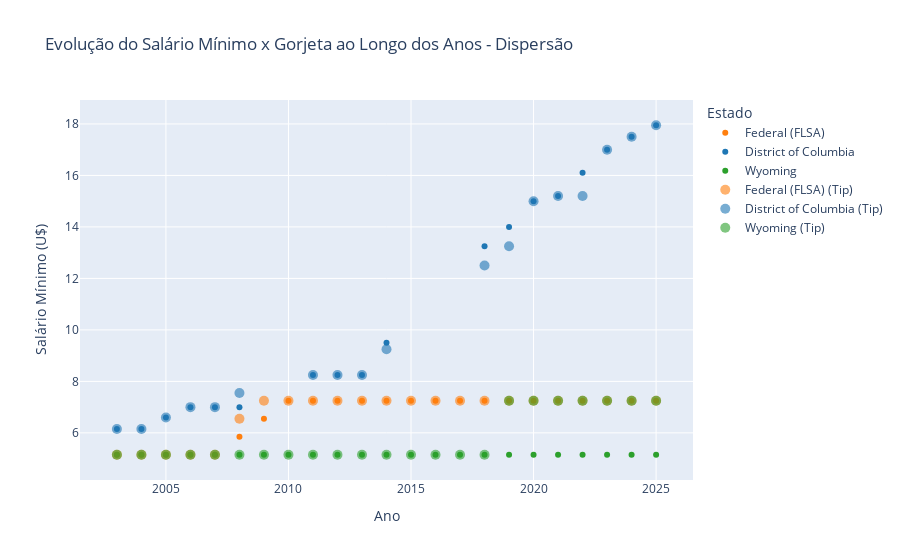

The notebook cell saved with this chart:
### Code cell
#gráficos de disperção
import plotly.express as px
import plotly.graph_objects as go
def hex_to_rgba(hex_color, alpha=0.5):
    hex_color = hex_color.lstrip('#')
    r, g, b = int(hex_color[:2], 16), int(hex_color[2:4], 16), int(hex_color[4:6], 16)
    return f'rgba({r},{g},{b},{alpha})'
# Paleta base para os estados (você pode escolher qualquer esquema de cores)
cores_estados = {
    'District of Columbia': '#1f77b4',
    'Federal (FLSA)': '#ff7f0e',
    'Wyoming': '#2ca02c',
    # adicione os outros estados
}
# Paleta para as linhas de gorjeta (ligeiramente mais claras ou mais suaves)
cores_tips = {estado: hex_to_rgba(cor, alpha=0.6
) for estado, cor in cores_estados.items()}

print(cores_tips)

# Gráfico do salário mínimo
fig = px.scatter(
    df_geral,
    x="Ano",
    y="minimum_wage",
    color='state',
    labels={"minimum_wage": "Salário Mínimo (U$)", "Ano": "Ano", "state": "Estado"},
    title="Evolução do Salário Mínimo x Gorjeta ao Longo dos Anos - Dispersão",
    color_discrete_map=cores_estados
)
# Adiciona linhas de gorjeta
for estado in df_geral['state'].unique():
    df_temp = df_geral[df_geral['state'] == estado]
    fig.add_trace(
        go.Scatter(
            x=df_temp['Ano'],
            y=df_temp['combined_cash'],
            mode='markers',
            name=f"{estado} (Tip)",
            marker=dict(color=cores_tips[estado], symbol='circle', size=10)
        )
    )
fig.show()

### Figure 1 — Plotly figure (JSON) as saved in the notebook; plotly's stock layout.template omitted (floating-point values rounded to 4 significant figures)
{"data": [{"hovertemplate": "Estado=Federal (FLSA)<br>Ano=%{x}<br>Salário Mínimo (U$)=%{y}<extra></extra>", "legendgroup": "Federal (FLSA)", "marker": {"color": "#ff7f0e", "symbol": "circle"}, "mode": "markers", "name": "Federal (FLSA)", "orientation": "v", "showlegend": true, "type": "scatter", "x": [2003, 2004, 2005, 2006, 2007, 2008, 2009, 2010, 2011, 2012, 2013, 2014, 2015, 2016, 2017, 2018, 2019, 2020, 2021, 2022, 2023, 2024, 2025], "xaxis": "x", "y": [5.15, 5.15, 5.15, 5.15, 5.15, 5.85, 6.55, 7.25, 7.25, 7.25, 7.25, 7.25, 7.25, 7.25, 7.25, 7.25, 7.25, 7.25, 7.25, 7.25, 7.25, 7.25, 7.25], "yaxis": "y"}, {"hovertemplate": "Estado=District of Columbia<br>Ano=%{x}<br>Salário Mínimo (U$)=%{y}<extra></extra>", "legendgroup": "District of Columbia", "marker": {"color": "#1f77b4", "symbol": "circle"}, "mode": "markers", "name": "District of Columbia", "orientation": "v", "showlegend": true, "type": "scatter", "x": [2003, 2004, 2005, 2006, 2007, 2008, 2011, 2012, 2013, 2014, 2018, 2019, 2020, 2021, 2022, 2023, 2024, 2025], "xaxis": "x", "y": [6.15, 6.15, 6.6, 7.0, 7.0, 7.0, 8.25, 8.25, 8.25, 9.5, 13.25, 14.0, 15.0, 15.2, 16.1, 17.0, 17.5, 17.95], "yaxis": "y"}, {"hovertemplate": "Estado=Wyoming<br>Ano=%{x}<br>Salário Mínimo (U$)=%{y}<extra></extra>", "legendgroup": "Wyoming", "marker": {"color": "#2ca02c", "symbol": "circle"}, "mode": "markers", "name": "Wyoming", "orientation": "v", "showlegend": true, "type": "scatter", "x": [2003, 2004, 2005, 2006, 2007, 2008, 2009, 2010, 2011, 2012, 2013, 2014, 2015, 2016, 2017, 2018, 2019, 2020, 2021, 2022, 2023, 2024, 2025], "xaxis": "x", "y": [5.15, 5.15, 5.15, 5.15, 5.15, 5.15, 5.15, 5.15, 5.15, 5.15, 5.15, 5.15, 5.15, 5.15, 5.15, 5.15, 5.15, 5.15, 5.15, 5.15, 5.15, 5.15, 5.15], "yaxis": "y"}, {"marker": {"color": "rgba(255,127,14,0.6)", "size": 10, "symbol": "circle"}, "mode": "markers", "name": "Federal (FLSA) (Tip)", "type": "scatter", "x": [2003, 2004, 2005, 2006, 2007, 2008, 2009, 2010, 2011, 2012, 2013, 2014, 2015, 2016, 2017, 2018, 2019, 2020, 2021, 2022, 2023, 2024, 2025], "y": [5.15, 5.15, 5.15, 5.15, 5.15, 6.55, 7.25, 7.25, 7.25, 7.25, 7.25, 7.25, 7.25, 7.25, 7.25, 7.25, 7.25, 7.25, 7.25, 7.25, 7.25, 7.25, 7.25]}, {"marker": {"color": "rgba(31,119,180,0.6)", "size": 10, "symbol": "circle"}, "mode": "markers", "name": "District of Columbia (Tip)", "type": "scatter", "x": [2003, 2004, 2005, 2006, 2007, 2008, 2011, 2012, 2013, 2014, 2018, 2019, 2020, 2021, 2022, 2023, 2024, 2025], "y": [6.15, 6.15, 6.6, 7.0, 7.0, 7.55, 8.25, 8.25, 8.25, 9.25, 12.5, 13.25, 15.0, 15.2, 15.2, 17.0, 17.5, 17.95]}, {"marker": {"color": "rgba(44,160,44,0.6)", "size": 10, "symbol": "circle"}, "mode": "markers", "name": "Wyoming (Tip)", "type": "scatter", "x": [2003, 2004, 2005, 2006, 2007, 2008, 2009, 2010, 2011, 2012, 2013, 2014, 2015, 2016, 2017, 2018, 2019, 2020, 2021, 2022, 2023, 2024, 2025], "y": [5.15, 5.15, 5.15, 5.15, 5.15, 5.15, 5.15, 5.15, 5.15, 5.15, 5.15, 5.15, 5.15, 5.15, 5.15, 5.15, 7.25, 7.25, 7.25, 7.25, 7.25, 7.25, 7.25]}], "layout": {"legend": {"title": {"text": "Estado"}, "tracegroupgap": 0}, "title": {"text": "Evolução do Salário Mínimo x Gorjeta ao Longo dos Anos - Dispersão"}, "xaxis": {"anchor": "y", "domain": [0, 1], "title": {"text": "Ano"}}, "yaxis": {"anchor": "x", "domain": [0, 1], "title": {"text": "Salário Mínimo (U$)"}}}}
